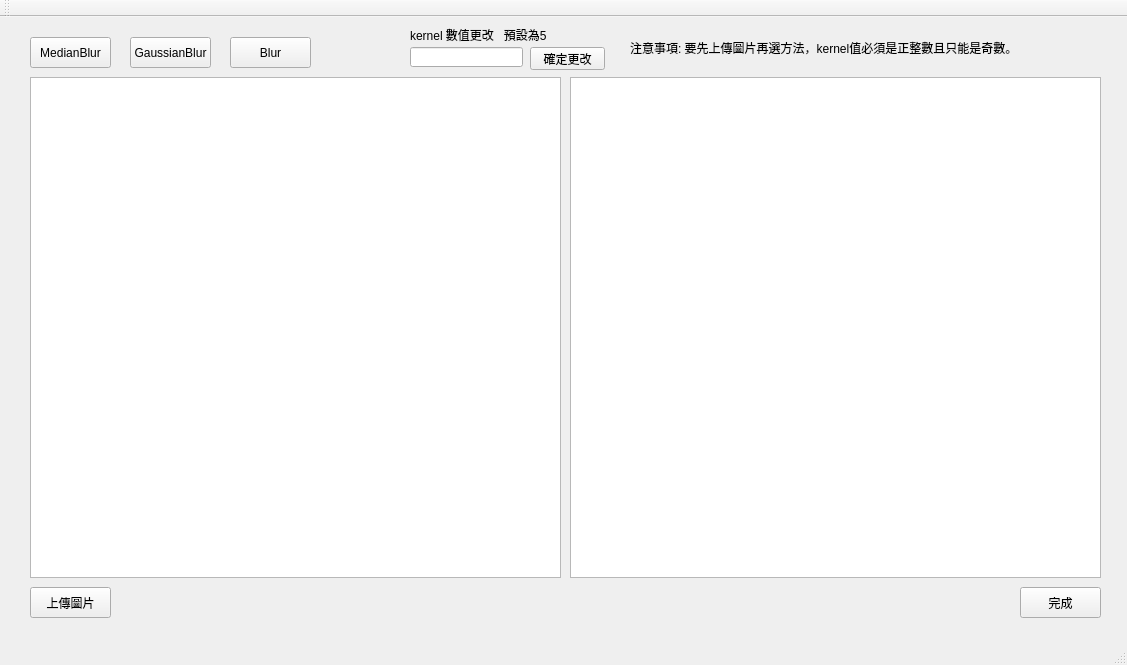
<?xml version="1.0" encoding="UTF-8"?>
<ui version="4.0">
 <class>QtGuiApplication2Class</class>
 <widget class="QMainWindow" name="QtGuiApplication2Class">
  <property name="geometry">
   <rect>
    <x>0</x>
    <y>0</y>
    <width>1127</width>
    <height>665</height>
   </rect>
  </property>
  <property name="windowTitle">
   <string>QtGuiApplication2</string>
  </property>
  <widget class="QWidget" name="centralWidget">
   <widget class="QPushButton" name="method1">
    <property name="geometry">
     <rect>
      <x>30</x>
      <y>20</y>
      <width>81</width>
      <height>31</height>
     </rect>
    </property>
    <property name="text">
     <string>MedianBlur</string>
    </property>
   </widget>
   <widget class="QPushButton" name="method3">
    <property name="geometry">
     <rect>
      <x>230</x>
      <y>20</y>
      <width>81</width>
      <height>31</height>
     </rect>
    </property>
    <property name="text">
     <string>Blur</string>
    </property>
   </widget>
   <widget class="QPushButton" name="method2">
    <property name="geometry">
     <rect>
      <x>130</x>
      <y>20</y>
      <width>81</width>
      <height>31</height>
     </rect>
    </property>
    <property name="text">
     <string>GaussianBlur</string>
    </property>
   </widget>
   <widget class="QPushButton" name="finish_Bot">
    <property name="geometry">
     <rect>
      <x>1020</x>
      <y>570</y>
      <width>81</width>
      <height>31</height>
     </rect>
    </property>
    <property name="text">
     <string>完成</string>
    </property>
   </widget>
   <widget class="QPushButton" name="upload_Bot">
    <property name="geometry">
     <rect>
      <x>30</x>
      <y>570</y>
      <width>81</width>
      <height>31</height>
     </rect>
    </property>
    <property name="text">
     <string>上傳圖片</string>
    </property>
   </widget>
   <widget class="QGraphicsView" name="img_src">
    <property name="geometry">
     <rect>
      <x>30</x>
      <y>60</y>
      <width>531</width>
      <height>501</height>
     </rect>
    </property>
   </widget>
   <widget class="QGraphicsView" name="img_after">
    <property name="geometry">
     <rect>
      <x>570</x>
      <y>60</y>
      <width>531</width>
      <height>501</height>
     </rect>
    </property>
   </widget>
   <widget class="QLineEdit" name="kernel_Input">
    <property name="geometry">
     <rect>
      <x>410</x>
      <y>30</y>
      <width>113</width>
      <height>20</height>
     </rect>
    </property>
   </widget>
   <widget class="QLabel" name="label1">
    <property name="geometry">
     <rect>
      <x>410</x>
      <y>10</y>
      <width>211</width>
      <height>16</height>
     </rect>
    </property>
    <property name="text">
     <string>kernel 數值更改   預設為5</string>
    </property>
   </widget>
   <widget class="QPushButton" name="kernel_Check">
    <property name="geometry">
     <rect>
      <x>530</x>
      <y>30</y>
      <width>75</width>
      <height>23</height>
     </rect>
    </property>
    <property name="text">
     <string>確定更改</string>
    </property>
   </widget>
   <widget class="QLabel" name="label">
    <property name="geometry">
     <rect>
      <x>630</x>
      <y>10</y>
      <width>461</width>
      <height>41</height>
     </rect>
    </property>
    <property name="text">
     <string>注意事項: 要先上傳圖片再選方法，kernel值必須是正整數且只能是奇數。</string>
    </property>
   </widget>
  </widget>
  <widget class="QMenuBar" name="menuBar">
   <property name="geometry">
    <rect>
     <x>0</x>
     <y>0</y>
     <width>1127</width>
     <height>21</height>
    </rect>
   </property>
  </widget>
  <widget class="QToolBar" name="mainToolBar">
   <attribute name="toolBarArea">
    <enum>TopToolBarArea</enum>
   </attribute>
   <attribute name="toolBarBreak">
    <bool>false</bool>
   </attribute>
  </widget>
  <widget class="QStatusBar" name="statusBar"/>
 </widget>
 <layoutdefault spacing="6" margin="11"/>
 <resources>
  <include location="QtGuiApplication2.qrc"/>
 </resources>
 <connections/>
</ui>
